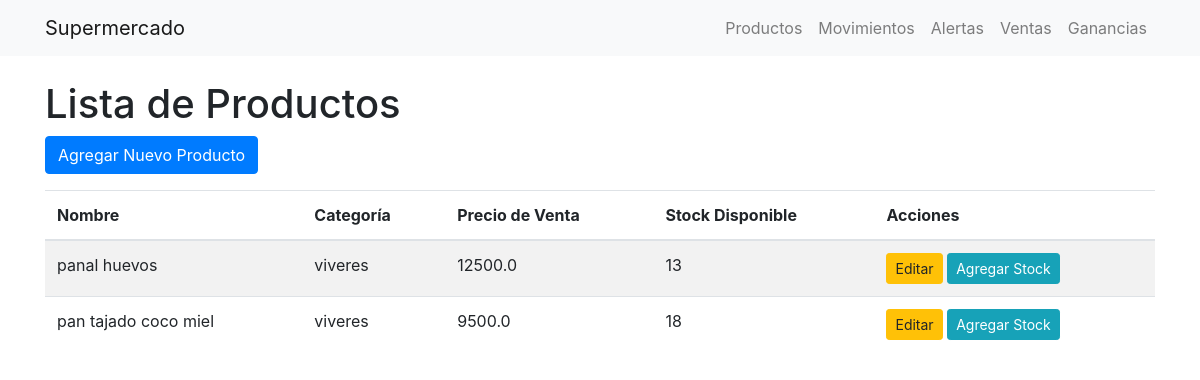
Before: /productos with the older database file.
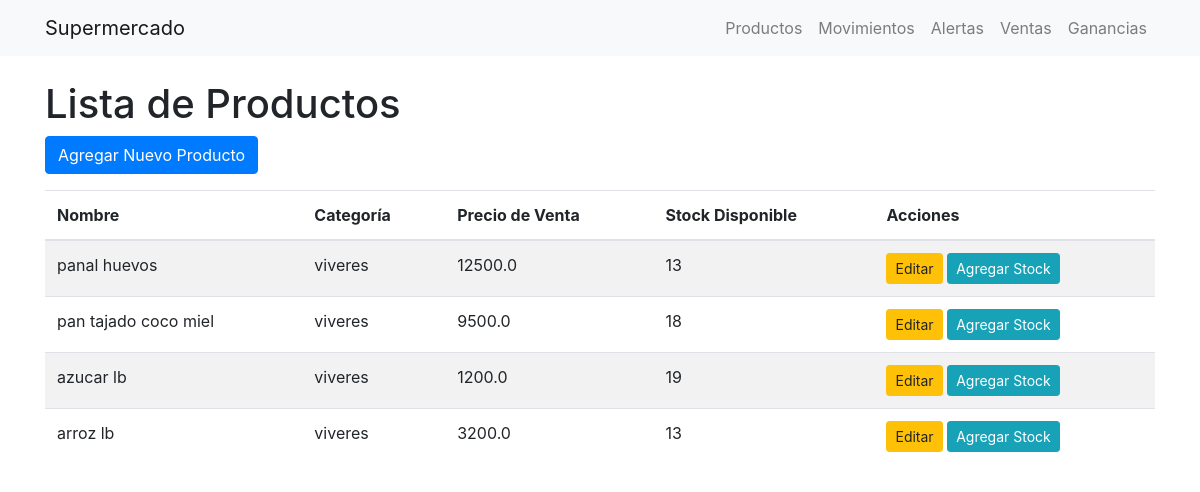
After: the same page with the newer database file.
### app.py (models this page shows)
class Producto(db.Model):
    id = db.Column(db.Integer, primary_key=True)
    nombre = db.Column(db.String(100), nullable=False)
    categoria = db.Column(db.String(100), nullable=False)
    precio_compra = db.Column(db.Float, nullable=False)
    precio_venta = db.Column(db.Float, nullable=False)
    stock_disponible = db.Column(db.Integer, nullable=False)
    proveedor = db.Column(db.String(100), nullable=False)
    umbral_alerta = db.Column(db.Integer, nullable=False, default=5)

### app.py (the view)
@app.route('/productos')
def productos():
    productos = Producto.query.all()
    return render_template('productos/lista_productos.html', productos=productos)

### templates/productos/lista_productos.html
{% extends 'index.html' %}
{% block content %}
    <h1>Lista de Productos</h1>
    <a href="{{ url_for('agregar_producto') }}" class="btn btn-primary mb-3">Agregar Nuevo Producto</a>
    <table class="table table-striped">
        <thead>
            <tr>
                <th>Nombre</th>
                <th>Categoría</th>
                <th>Precio de Venta</th>
                <th>Stock Disponible</th>
                <th>Acciones</th>
            </tr>
        </thead>
        <tbody>
            {% for producto in productos %}
                <tr>
                    <td>{{ producto.nombre }}</td>
                    <td>{{ producto.categoria }}</td>
                    <td>{{ producto.precio_venta }}</td>
                    <td>{{ producto.stock_disponible }}</td>
                    <td>
                         <a href="{{ url_for('editar_producto', id=producto.id) }}" class="btn btn-sm btn-warning">Editar</a>
                         <a href="{{ url_for('agregar_stock', id=producto.id) }}" class="btn btn-sm btn-info">Agregar Stock</a>
                    </td>
                </tr>
            {% endfor %}
        </tbody>
    </table>
{% endblock %}

Changed rows visible on the page:
added Producto: nombre "azucar lb", categoria "viveres", precio_venta "1200.0", stock_disponible "19"
added Producto: nombre "arroz lb", categoria "viveres", precio_venta "3200.0", stock_disponible "13"
